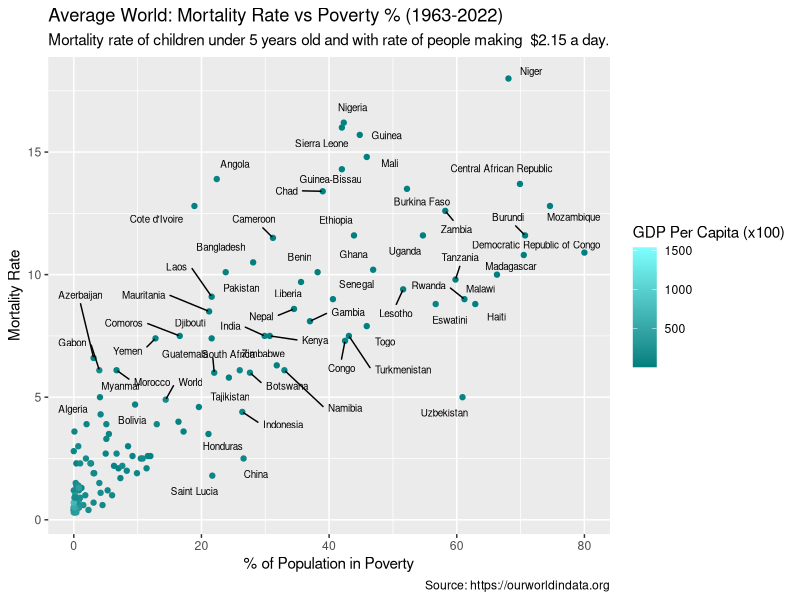
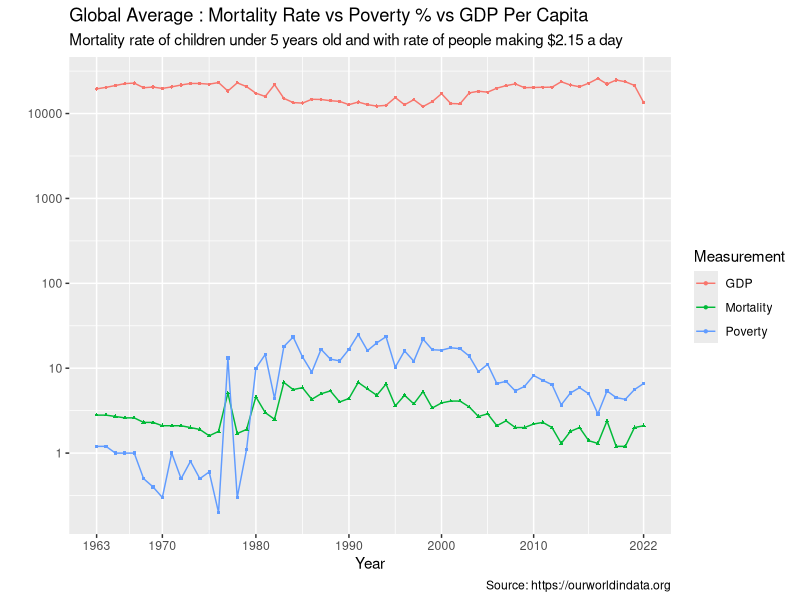

Write R code to recreate these figures, in order.
## ---- chunk 1
#| label: load-packages
library(tidyverse)
library(dplyr)
library(ggplot2)
library(ggthemes)
library(readr)
library(knitr)
## ---- chunk 2
#| label: load-data
gdp <- read_csv("csv/gdp.csv")
child_mortality <- read_csv("csv/child-mortality.csv")
poverty <- read_csv("csv/poverty.csv")
## ---- chunk 3
#| label: tidy-data
gdp <- gdp |>
    rename(
        country = `Entity`,
        code = `Code`,
        year = `Year`,
        gdp_pc = `GDP per capita`,
    ) |> select(country:gdp_pc,-code) |> 
    arrange(year)

child_mortality <- child_mortality |>
    rename(
        country = `Entity`,
        code = `Code`,
        year = `Year`,
        mortality_rate = `Under-five mortality rate`,
    ) |> arrange(year) |> select(-code)

poverty <- poverty |>
    rename(
        country = `Entity`,
        code = `Code`,
        year = `Year`,
        poverty_per = `$2.15 a day - Share of population in poverty` #$2.15 a day - Share of population in poverty
    ) |> arrange(year) |> select(-code)

world_data <- merge(
    poverty |> filter(year >= 1950),
    child_mortality |> filter(year >= 1950),
    by=c("country","year")
    ) |> arrange(year)

world_data <- merge(
    world_data,
    gdp |> filter(year >= 1950),
    by=c("country","year")
) |> arrange(year)
## ---- chunk 4
#| label: summary
world_data_summary <- world_data |>
    group_by(year) |>
    summarize(
        avg_poverty = round(mean(poverty_per),1),
        avg_gdp = round(mean(gdp_pc),1),
        avg_mortality = round(mean(mortality_rate),1),
    )

world_data_summary2 <- world_data |>
    group_by(country) |>
    summarize(
        avg_poverty = round(mean(poverty_per),1),
        avg_gdp = round(mean(gdp_pc),1),
        avg_mortality = round(mean(mortality_rate),1),
    )
## ---- chunk 5
#| label: plot
ggplot(
    world_data_summary2,
    aes(y=avg_mortality,x=avg_poverty, color=avg_gdp/100)
) + geom_point() + 
    ggrepel::geom_label_repel(
        aes(label = country),
        size = 2.5,
        fill = NA,
        label.size = NA,
        color="black"
  ) +
    labs(
        title="Average World: Mortality Rate vs Poverty % (1963-2022)",
        subtitle="Mortality rate of children under 5 years old and with rate of people making  $2.15 a day.",
        caption="Source: https://ourworldindata.org",
        color="GDP Per Capita (x100)",
        x="% of Population in Poverty",
        y="Mortality Rate"
    ) +
    scale_color_gradient(low = "#007F7F", high = "#7FFFFF")
## ---- chunk 6
#| label: plot-2
ggplot(
    world_data_summary |> 
        rename(`Poverty` = avg_poverty, `GDP` = avg_gdp, `Mortality` = avg_mortality) |>
        pivot_longer(`Poverty`:`Mortality`, names_to="measurement",values_to="values"),
    aes(x=year,y=values,group=measurement, color=measurement)
) + geom_line() +
    geom_point(size=0.8,aes(shape=measurement)) +
    scale_x_log10(breaks = c(1963, 1970, 1980, 1990, 2000, 2010, 2022)) +
    scale_y_log10() +
    guides(shape = "none") +
    labs(
        title="Global Average : Mortality Rate vs Poverty % vs GDP Per Capita",
        subtitle="Mortality rate of children under 5 years old and with rate of people making $2.15 a day",
        caption="Source: https://ourworldindata.org",
        x="Year",
        y="",
        color="Measurement"
    )
